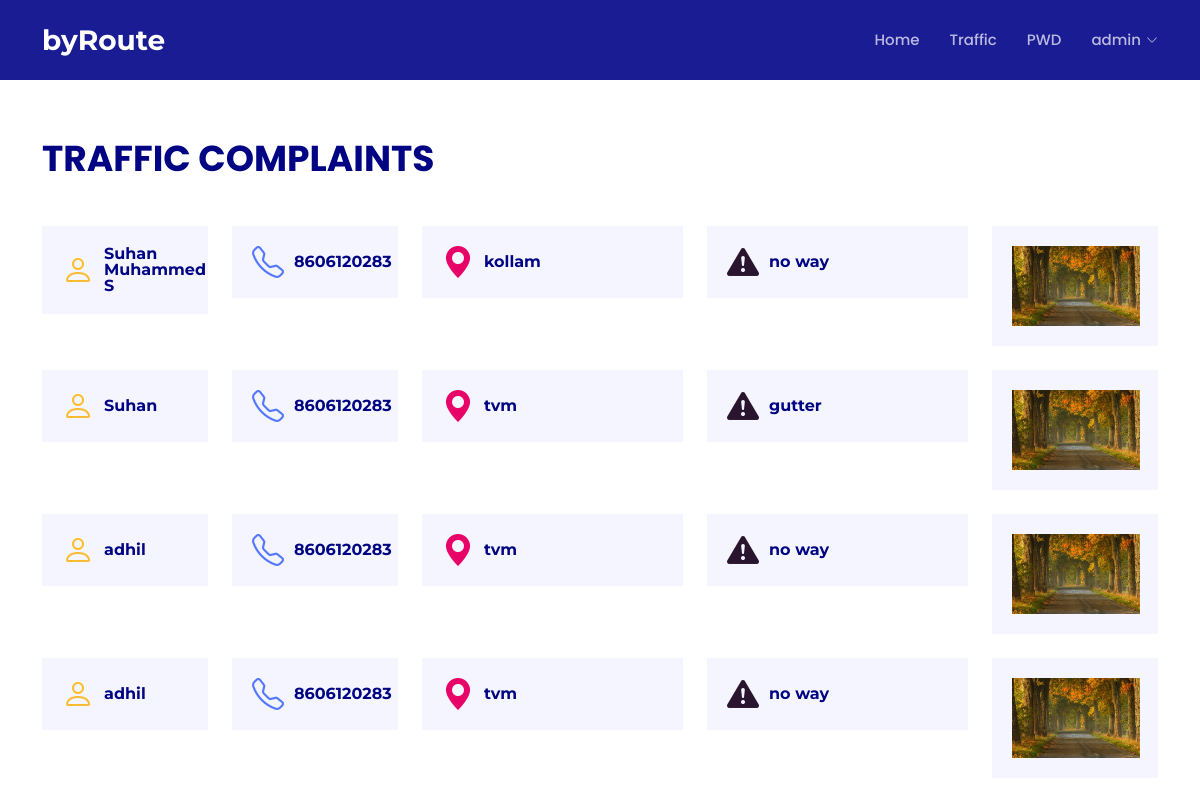
The page /traffic (signed in) on the database its author committed.
### map/models.py (models this page shows)
class traffic(models.Model):
    tname = models.CharField(max_length=150,null=False,blank=False)
    user=models.ForeignKey(User,on_delete=models.CASCADE)
    tphone =models.IntegerField(null=False,blank=False)
    tplace = models.CharField(max_length=150,null=False,blank=False)
    tissue = models.CharField(max_length=150,null=False,blank=False)
    timage=models.ImageField(null=True)
    created_at = models.DateTimeField(auto_now_add=True)

### map/views.py (the view)
# urls.py: path('traffic',views.trafficdept,name='traffic'),
def trafficdept(request):
    trafficissues= traffic.objects.all()
    context={'trafficissues':trafficissues}
    return render(request,'traffic.html',context)

### map/templates/traffic.html
{% extends 'layouts/base.html' %}
{% block content %}
{% include 'inc/nav.html' %}
<section id="features" class="features">
    <div class="container">
      <div class="section-title" data-aos="fade-up">
     <br><br>
        <p class="mt-4">Traffic Complaints</p>
      </div>
       {% for i in trafficissues%}
      <div class="row" data-aos="fade-left">
        <div class="col-lg-2 col-md-4">
          <div class="icon-box" data-aos="zoom-in" data-aos-delay="50">
            <i class="bi bi-person" style="color: #ffbb2c;"></i>
            <h3><a href="">{{i.tname}}</a></h3>
          </div>
        </div>
        <div class="col-lg-2 col-md-4 mt-4 mt-md-0">
          <div class="icon-box" data-aos="zoom-in" data-aos-delay="100">
            <i class="bi bi-telephone" style="color: #5578ff;"></i>
            <h3><a href="">{{i.tphone}}</a></h3>
          </div>
        </div>
        <div class="col-lg-3 col-md-4 mt-4 mt-md-0">
          <div class="icon-box" data-aos="zoom-in" data-aos-delay="150">
            <i class="bi bi-geo-alt-fill" style="color: #e80368;"></i>
            <h3><a href="">{{i.tplace}}</a></h3>
          </div>
        </div>
        <div class="col-lg-3 col-md-4 mt-4 mt-lg-0">
          <div class="icon-box" data-aos="zoom-in" data-aos-delay="200">
            <i class="bi bi-exclamation-triangle-fill" style="color: #2a152f;"></i>
            <h3><a href="">{{i.tissue}}</a></h3>
          </div>
        </div>
        <div class="col-lg-2 col-md-4 mt-4 mt-md-0">
            <div class="icon-box" data-aos="zoom-in" data-aos-delay="150">
              <img src="{{i.timage.url}}" height="80px" >
            </div>
          </div>
      </div>
      <br>
      {% endfor%}
    </div>
  </section>
{% endblock content %}

### map/templates/inc/nav.html (shortened to what this page needs)
  <header id="header" class="fixed-top d-flex align-items-center ">
    <div class="container d-flex align-items-center justify-content-between">
      <div class="logo">
        <h1><a href="index.html"><span>byRoute</span></a></h1>
      </div>
      <nav id="navbar" class="navbar">
        <ul>
          <li><a class="nav-link  {% if request.resolver_match.url_name == 'home' %}active{% endif %}" href="{% url 'home'%}">Home</a></li>
          <li><a class="nav-link scrollto {% if request.resolver_match.url_name == 'traffic_login' %}active{% endif %}" href="{% url 'traffic_login'%}">Traffic</a></li>
          <li><a class="nav-link scrollto {% if request.resolver_match.url_name == 'pwd_login' %}active{% endif %}" href="{% url 'pwd_login'%}">PWD</a></li>
          {% if request.user.is_authenticated  %}
         <li class="dropdown"><a href="#"><span>{{request.user}}</span> <i class="bi bi-chevron-down"></i></a>
          </li>
          {% else %}
          <li><a class="nav-link scrollto {% if request.resolver_match.url_name == 'login' %}active{% endif %}" href="{% url 'login'%}">login</a></li>
          {% endif %}
         </ul>
      </nav>
    </div>
  </header>

### map/static/assets/css/style.css (style rules this page uses)
body { font-family: "Open Sans", sans-serif; color: #444444; }
a { color: #1acc8d; text-decoration: none; }
h1, h2, h3, h4, h5, h6 { font-family: "Montserrat", sans-serif; }
#header { height: 80px; transition: all 0.5s; z-index: 997; transition: all 0.5s; background: rgba(1, 4, 136, 0.9); }
#header .logo h1 { font-size: 28px; margin: 0; padding: 0; line-height: 1; font-weight: 700; }
#header .logo h1 a, #header .logo h1 a:hover { color: #fff; text-decoration: none; }
.navbar { padding: 0; }
.navbar ul { margin: 0; padding: 0; display: flex; list-style: none; align-items: center; }
.navbar li { position: relative; }
.navbar a, .navbar a:focus { display: flex; align-items: center; justify-content: space-between; padding: 10px 0 10px 30px; font-size: 15px; font-weight: 500; font-family: "Poppins", sans-serif; color: rgba(255, 255, 255, 0.7); white-space: nowrap; transition: 0.3s; }
.navbar a i, .navbar a:focus i { font-size: 12px; line-height: 0; margin-left: 5px; }
.navbar>ul>li>a:before { content: ""; position: absolute; width: 0; height: 2px; bottom: 3px; left: 30px; background-color: #1acc8d; visibility: hidden; width: 0px; transition: all 0.3s ease-in-out 0s; }
section { padding: 60px 0; overflow: hidden; }
.section-title { padding-bottom: 40px; }
.section-title p { margin: 0; margin: 0; font-size: 36px; font-weight: 700; text-transform: uppercase; font-family: "Poppins", sans-serif; color: #010483; }
.features .icon-box { display: flex; align-items: center; padding: 20px; background: #f5f5ff; transition: ease-in-out 0.3s; }
.features .icon-box i { font-size: 32px; padding-right: 10px; line-height: 1; }
.features .icon-box h3 { font-weight: 700; margin: 0; padding: 0; line-height: 1; font-size: 16px; }
.features .icon-box h3 a { color: #010483; transition: ease-in-out 0.3s; }

### rows shown on the page
traffic: tname "Suhan Muhammed S", tphone "8606120283", tplace "kollam", tissue "no way", timage (picture)
traffic: tname "Suhan", tphone "8606120283", tplace "tvm", tissue "gutter", timage (picture)
traffic: tname "adhil", tphone "8606120283", tplace "tvm", tissue "no way", timage (picture)
traffic: tname "adhil", tphone "8606120283", tplace "tvm", tissue "no way", timage (picture)

### other values the page prints
{{ request.user }} "admin"
